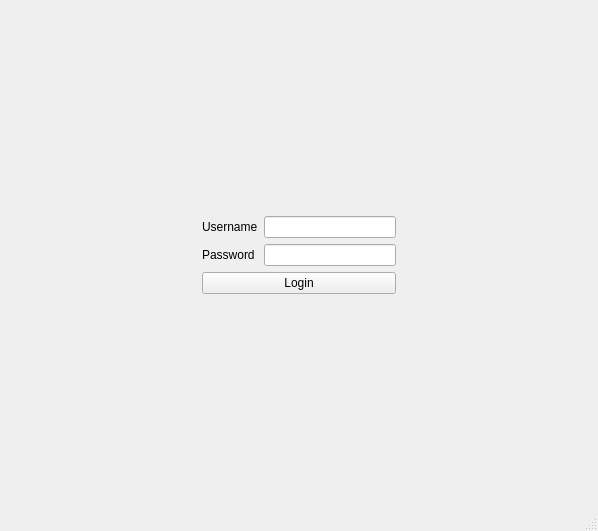
<?xml version="1.0" encoding="UTF-8"?>
<ui version="4.0">
 <class>MainWindow</class>
 <widget class="QMainWindow" name="MainWindow">
  <property name="geometry">
   <rect>
    <x>0</x>
    <y>0</y>
    <width>598</width>
    <height>531</height>
   </rect>
  </property>
  <property name="minimumSize">
   <size>
    <width>300</width>
    <height>200</height>
   </size>
  </property>
  <property name="windowTitle">
   <string>MainWindow</string>
  </property>
  <widget class="QWidget" name="centralwidget">
   <layout class="QGridLayout" name="gridLayout">
    <item row="2" column="1">
     <spacer name="verticalSpacer_2">
      <property name="orientation">
       <enum>Qt::Vertical</enum>
      </property>
      <property name="sizeHint" stdset="0">
       <size>
        <width>20</width>
        <height>22</height>
       </size>
      </property>
     </spacer>
    </item>
    <item row="1" column="2">
     <spacer name="horizontalSpacer_2">
      <property name="orientation">
       <enum>Qt::Horizontal</enum>
      </property>
      <property name="sizeHint" stdset="0">
       <size>
        <width>40</width>
        <height>20</height>
       </size>
      </property>
     </spacer>
    </item>
    <item row="0" column="1">
     <spacer name="verticalSpacer">
      <property name="orientation">
       <enum>Qt::Vertical</enum>
      </property>
      <property name="sizeHint" stdset="0">
       <size>
        <width>20</width>
        <height>22</height>
       </size>
      </property>
     </spacer>
    </item>
    <item row="1" column="0">
     <spacer name="horizontalSpacer">
      <property name="orientation">
       <enum>Qt::Horizontal</enum>
      </property>
      <property name="sizeHint" stdset="0">
       <size>
        <width>39</width>
        <height>20</height>
       </size>
      </property>
     </spacer>
    </item>
    <item row="1" column="1">
     <layout class="QVBoxLayout" name="verticalLayout">
      <item>
       <layout class="QFormLayout" name="form_login">
        <item row="0" column="1">
         <widget class="QLineEdit" name="lineEdit_user"/>
        </item>
        <item row="0" column="0">
         <widget class="QLabel" name="label_user">
          <property name="text">
           <string>Username</string>
          </property>
         </widget>
        </item>
        <item row="1" column="0">
         <widget class="QLabel" name="label_pass">
          <property name="text">
           <string>Password</string>
          </property>
         </widget>
        </item>
        <item row="1" column="1">
         <widget class="QLineEdit" name="lineEdit_pass"/>
        </item>
       </layout>
      </item>
      <item>
       <widget class="QPushButton" name="btn_login">
        <property name="text">
         <string>Login</string>
        </property>
       </widget>
      </item>
     </layout>
    </item>
   </layout>
  </widget>
  <widget class="QMenuBar" name="menubar">
   <property name="geometry">
    <rect>
     <x>0</x>
     <y>0</y>
     <width>598</width>
     <height>21</height>
    </rect>
   </property>
  </widget>
  <widget class="QStatusBar" name="statusbar"/>
 </widget>
 <resources/>
 <connections/>
</ui>
